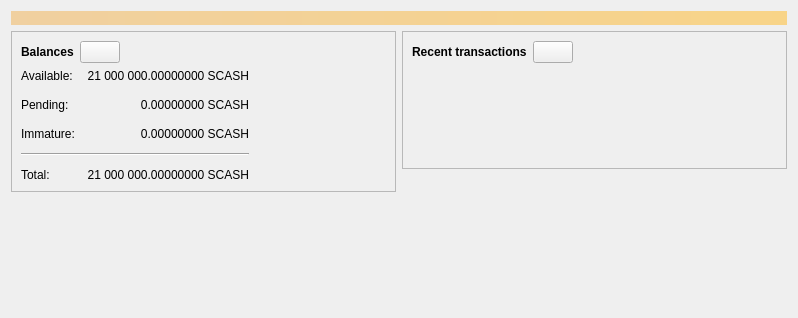
<?xml version="1.0" encoding="UTF-8"?>
<ui version="4.0">
 <class>OverviewPage</class>
 <widget class="QWidget" name="OverviewPage">
  <property name="geometry">
   <rect>
    <x>0</x>
    <y>0</y>
    <width>798</width>
    <height>318</height>
   </rect>
  </property>
  <property name="windowTitle">
   <string>Form</string>
  </property>
  <layout class="QVBoxLayout" name="topLayout">
   <item>
    <widget class="QLabel" name="labelAlerts">
     <property name="visible">
      <bool>false</bool>
     </property>
     <property name="styleSheet">
      <string notr="true">QLabel { background-color: qlineargradient(x1: 0, y1: 0, x2: 1, y2: 0, stop:0 #F0D0A0, stop:1 #F8D488); color:#000000; }</string>
     </property>
     <property name="wordWrap">
      <bool>true</bool>
     </property>
     <property name="margin">
      <number>3</number>
     </property>
     <property name="textInteractionFlags">
      <set>Qt::TextSelectableByMouse</set>
     </property>
    </widget>
   </item>
   <item>
    <layout class="QHBoxLayout" name="horizontalLayout" stretch="1,1">
     <item>
      <layout class="QVBoxLayout" name="verticalLayout_2">
       <item>
        <widget class="QFrame" name="frame">
         <property name="frameShape">
          <enum>QFrame::StyledPanel</enum>
         </property>
         <property name="frameShadow">
          <enum>QFrame::Raised</enum>
         </property>
         <layout class="QVBoxLayout" name="verticalLayout_4">
          <item>
           <layout class="QHBoxLayout" name="horizontalLayout_4">
            <item>
             <widget class="QLabel" name="label_5">
              <property name="font">
               <font>
                <weight>75</weight>
                <bold>true</bold>
               </font>
              </property>
              <property name="text">
               <string>Balances</string>
              </property>
             </widget>
            </item>
            <item>
             <widget class="QPushButton" name="labelWalletStatus">
              <property name="enabled">
               <bool>true</bool>
              </property>
              <property name="maximumSize">
               <size>
                <width>45</width>
                <height>16777215</height>
               </size>
              </property>
              <property name="toolTip">
               <string>The displayed information may be out of date. Your wallet automatically synchronizes with the Bitcoin network after a connection is established, but this process has not completed yet.</string>
              </property>
              <property name="text">
               <string/>
              </property>
              <property name="icon">
               <iconset resource="../bitcoin.qrc">
                <normaloff>:/icons/warning</normaloff>
                <disabledoff>:/icons/warning</disabledoff>:/icons/warning</iconset>
              </property>
              <property name="iconSize">
               <size>
                <width>24</width>
                <height>24</height>
               </size>
              </property>
             </widget>
            </item>
            <item>
             <spacer name="horizontalSpacer_3">
              <property name="orientation">
               <enum>Qt::Horizontal</enum>
              </property>
              <property name="sizeHint" stdset="0">
               <size>
                <width>40</width>
                <height>20</height>
               </size>
              </property>
             </spacer>
            </item>
           </layout>
          </item>
          <item>
           <layout class="QGridLayout" name="gridLayout">
            <property name="spacing">
             <number>12</number>
            </property>
            <item row="1" column="1">
             <widget class="QLabel" name="labelUnconfirmed">
              <property name="cursor">
               <cursorShape>IBeamCursor</cursorShape>
              </property>
              <property name="toolTip">
               <string>Total of transactions that have yet to be confirmed, and do not yet count toward the spendable balance</string>
              </property>
              <property name="text">
               <string notr="true">0.00000000 SCASH</string>
              </property>
              <property name="alignment">
               <set>Qt::AlignRight|Qt::AlignTrailing|Qt::AlignVCenter</set>
              </property>
              <property name="textInteractionFlags">
               <set>Qt::LinksAccessibleByMouse|Qt::TextSelectableByKeyboard|Qt::TextSelectableByMouse</set>
              </property>
             </widget>
            </item>
            <item row="3" column="0" colspan="2">
             <widget class="Line" name="line">
              <property name="orientation">
               <enum>Qt::Horizontal</enum>
              </property>
             </widget>
            </item>
            <item row="4" column="0">
             <widget class="QLabel" name="labelTotalText">
              <property name="text">
               <string>Total:</string>
              </property>
             </widget>
            </item>
            <item row="2" column="1">
             <widget class="QLabel" name="labelImmature">
              <property name="cursor">
               <cursorShape>IBeamCursor</cursorShape>
              </property>
              <property name="toolTip">
               <string>Mined balance that has not yet matured</string>
              </property>
              <property name="text">
               <string notr="true">0.00000000 SCASH</string>
              </property>
              <property name="alignment">
               <set>Qt::AlignRight|Qt::AlignTrailing|Qt::AlignVCenter</set>
              </property>
              <property name="textInteractionFlags">
               <set>Qt::LinksAccessibleByMouse|Qt::TextSelectableByKeyboard|Qt::TextSelectableByMouse</set>
              </property>
             </widget>
            </item>
            <item row="1" column="2">
             <spacer name="horizontalSpacer_2">
              <property name="orientation">
               <enum>Qt::Horizontal</enum>
              </property>
              <property name="sizeHint" stdset="0">
               <size>
                <width>40</width>
                <height>20</height>
               </size>
              </property>
             </spacer>
            </item>
            <item row="2" column="0">
             <widget class="QLabel" name="labelImmatureText">
              <property name="text">
               <string>Immature:</string>
              </property>
             </widget>
            </item>
            <item row="4" column="1">
             <widget class="QLabel" name="labelTotal">
              <property name="cursor">
               <cursorShape>IBeamCursor</cursorShape>
              </property>
              <property name="toolTip">
               <string>Your current total balance</string>
              </property>
              <property name="text">
               <string notr="true">21 000 000.00000000 SCASH</string>
              </property>
              <property name="alignment">
               <set>Qt::AlignRight|Qt::AlignTrailing|Qt::AlignVCenter</set>
              </property>
              <property name="textInteractionFlags">
               <set>Qt::LinksAccessibleByMouse|Qt::TextSelectableByKeyboard|Qt::TextSelectableByMouse</set>
              </property>
             </widget>
            </item>
            <item row="0" column="0">
             <widget class="QLabel" name="labelBalanceText">
              <property name="text">
               <string>Available:</string>
              </property>
             </widget>
            </item>
            <item row="0" column="1">
             <widget class="QLabel" name="labelBalance">
              <property name="cursor">
               <cursorShape>IBeamCursor</cursorShape>
              </property>
              <property name="toolTip">
               <string>Your current spendable balance</string>
              </property>
              <property name="text">
               <string notr="true">21 000 000.00000000 SCASH</string>
              </property>
              <property name="alignment">
               <set>Qt::AlignRight|Qt::AlignTrailing|Qt::AlignVCenter</set>
              </property>
              <property name="textInteractionFlags">
               <set>Qt::LinksAccessibleByMouse|Qt::TextSelectableByKeyboard|Qt::TextSelectableByMouse</set>
              </property>
             </widget>
            </item>
            <item row="1" column="0">
             <widget class="QLabel" name="labelPendingText">
              <property name="text">
               <string>Pending:</string>
              </property>
             </widget>
            </item>
           </layout>
          </item>
         </layout>
        </widget>
       </item>
       <item>
        <spacer name="verticalSpacer">
         <property name="orientation">
          <enum>Qt::Vertical</enum>
         </property>
         <property name="sizeHint" stdset="0">
          <size>
           <width>20</width>
           <height>40</height>
          </size>
         </property>
        </spacer>
       </item>
      </layout>
     </item>
     <item>
      <layout class="QVBoxLayout" name="verticalLayout_3">
       <item>
        <widget class="QFrame" name="frame_2">
         <property name="frameShape">
          <enum>QFrame::StyledPanel</enum>
         </property>
         <property name="frameShadow">
          <enum>QFrame::Raised</enum>
         </property>
         <layout class="QVBoxLayout" name="verticalLayout">
          <item>
           <layout class="QHBoxLayout" name="horizontalLayout_2">
            <item>
             <widget class="QLabel" name="label_4">
              <property name="font">
               <font>
                <weight>75</weight>
                <bold>true</bold>
               </font>
              </property>
              <property name="text">
               <string>Recent transactions</string>
              </property>
             </widget>
            </item>
            <item>
             <widget class="QPushButton" name="labelTransactionsStatus">
              <property name="enabled">
               <bool>true</bool>
              </property>
              <property name="maximumSize">
               <size>
                <width>45</width>
                <height>16777215</height>
               </size>
              </property>
              <property name="toolTip">
               <string>The displayed information may be out of date. Your wallet automatically synchronizes with the Bitcoin network after a connection is established, but this process has not completed yet.</string>
              </property>
              <property name="text">
               <string/>
              </property>
              <property name="icon">
               <iconset resource="../bitcoin.qrc">
                <normaloff>:/icons/warning</normaloff>
                <disabledoff>:/icons/warning</disabledoff>:/icons/warning</iconset>
              </property>
              <property name="iconSize">
               <size>
                <width>24</width>
                <height>24</height>
               </size>
              </property>
             </widget>
            </item>
            <item>
             <spacer name="horizontalSpacer">
              <property name="orientation">
               <enum>Qt::Horizontal</enum>
              </property>
              <property name="sizeHint" stdset="0">
               <size>
                <width>40</width>
                <height>20</height>
               </size>
              </property>
             </spacer>
            </item>
           </layout>
          </item>
          <item>
           <widget class="TransactionOverviewWidget" name="listTransactions">
            <property name="styleSheet">
             <string notr="true">QListView { background: transparent; }</string>
            </property>
            <property name="frameShape">
             <enum>QFrame::NoFrame</enum>
            </property>
            <property name="verticalScrollBarPolicy">
             <enum>Qt::ScrollBarAlwaysOff</enum>
            </property>
            <property name="horizontalScrollBarPolicy">
             <enum>Qt::ScrollBarAlwaysOff</enum>
            </property>
            <property name="sizeAdjustPolicy">
             <enum>QAbstractScrollArea::AdjustToContents</enum>
            </property>
            <property name="selectionMode">
             <enum>QAbstractItemView::NoSelection</enum>
            </property>
            <property name="uniformItemSizes">
             <bool>true</bool>
            </property>
           </widget>
          </item>
         </layout>
        </widget>
       </item>
       <item>
        <spacer name="verticalSpacer_2">
         <property name="orientation">
          <enum>Qt::Vertical</enum>
         </property>
         <property name="sizeHint" stdset="0">
          <size>
           <width>20</width>
           <height>40</height>
          </size>
         </property>
        </spacer>
       </item>
      </layout>
     </item>
    </layout>
   </item>
  </layout>
 </widget>
 <customwidgets>
  <customwidget>
   <class>TransactionOverviewWidget</class>
   <extends>QListView</extends>
   <header>qt/transactionoverviewwidget.h</header>
  </customwidget>
 </customwidgets>
 <resources/>
 <connections/>
</ui>
